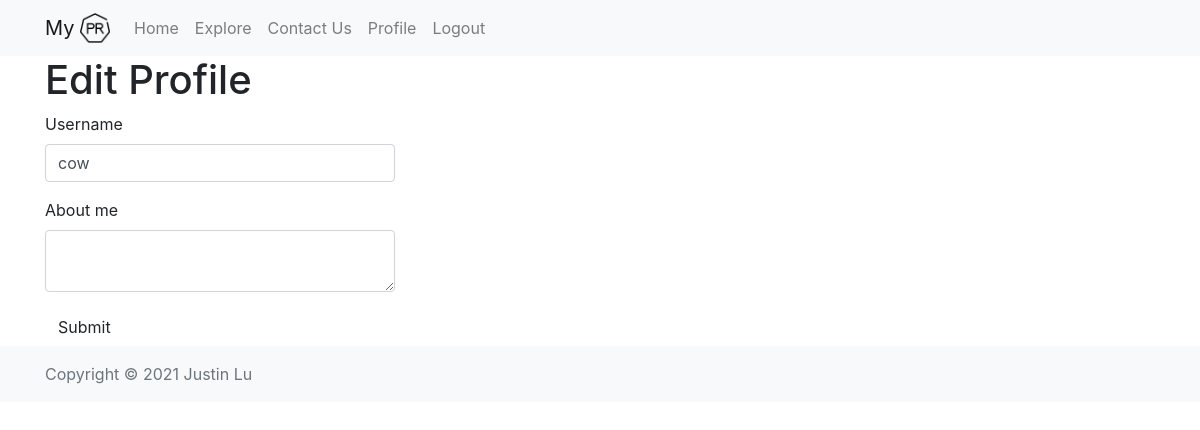
/edit_profile (signed in), run on an earlier commit of the app's database.
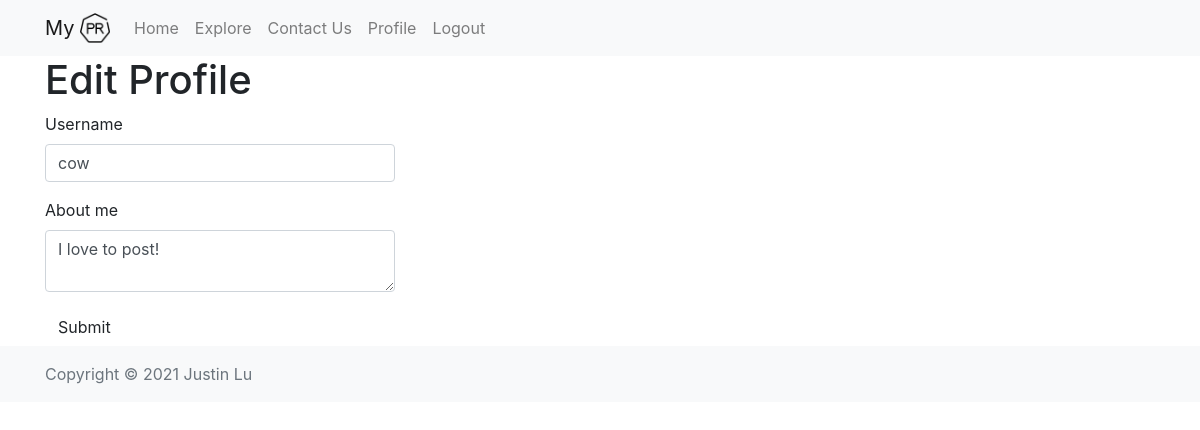
And on a later commit of the database.
### app/models.py (models this page shows, shortened)
class User(UserMixin, db.Model):
    id = db.Column(db.Integer, primary_key=True)
    username = db.Column(db.String(64), index=True, unique=True)
    email = db.Column(db.String(120), index=True, unique=True)
    password_hash = db.Column(db.String(128))
    posts = db.relationship('Post', backref='author', lazy='dynamic')
    about_me = db.Column(db.String(140))
    last_seen = db.Column(db.DateTime, default=datetime.utcnow)
    followed = db.relationship(
        'User', secondary=followers,
        primaryjoin=(followers.c.follower_id == id),
        secondaryjoin=(followers.c.followed_id == id),
        backref=db.backref('followers', lazy='dynamic'), lazy='dynamic')

### app/main/routes.py (the view)
@bp.route('/edit_profile', methods=['GET', 'POST'])
@login_required
def edit_profile():
    form = EditProfileForm(current_user.username)
    if form.validate_on_submit():
        current_user.username = form.username.data
        current_user.about_me = form.about_me.data
        db.session.commit()
        flash('Your changes have been saved.')
        return redirect(url_for('main.edit_profile'))
    elif request.method == 'GET':
        form.username.data = current_user.username
        form.about_me.data = current_user.about_me
    return render_template('edit_profile.html', title='Edit Profile',
                           form=form)

### app/main/forms.py (shortened to what this page needs)
class EditProfileForm(FlaskForm):
    username = StringField('Username', validators=[DataRequired()])
    about_me = TextAreaField('About me', validators=[Length(min=0, max=140)])
    submit = SubmitField('Submit')
    def __init__(self, original_username, *args, **kwargs):
        super(EditProfileForm, self).__init__(*args, **kwargs)
        self.original_username = original_username

### app/models.py (called while the page is built)
@login.user_loader
def load_user(id):
    return User.query.get(int(id))

### app/templates/edit_profile.html
{% extends "base.html" %}
{% import 'bootstrap/wtf.html' as wtf %}
{% block app_content %}
    <h1>Edit Profile</h1>
    <div class="row">
        <div class="col-md-4">
            {{ wtf.quick_form(form) }}
        </div>
    </div>
{% endblock %}

What changed in the data, as far as the page shows it:
changed User "cow": about_me (not shown) → "I love to post!"
